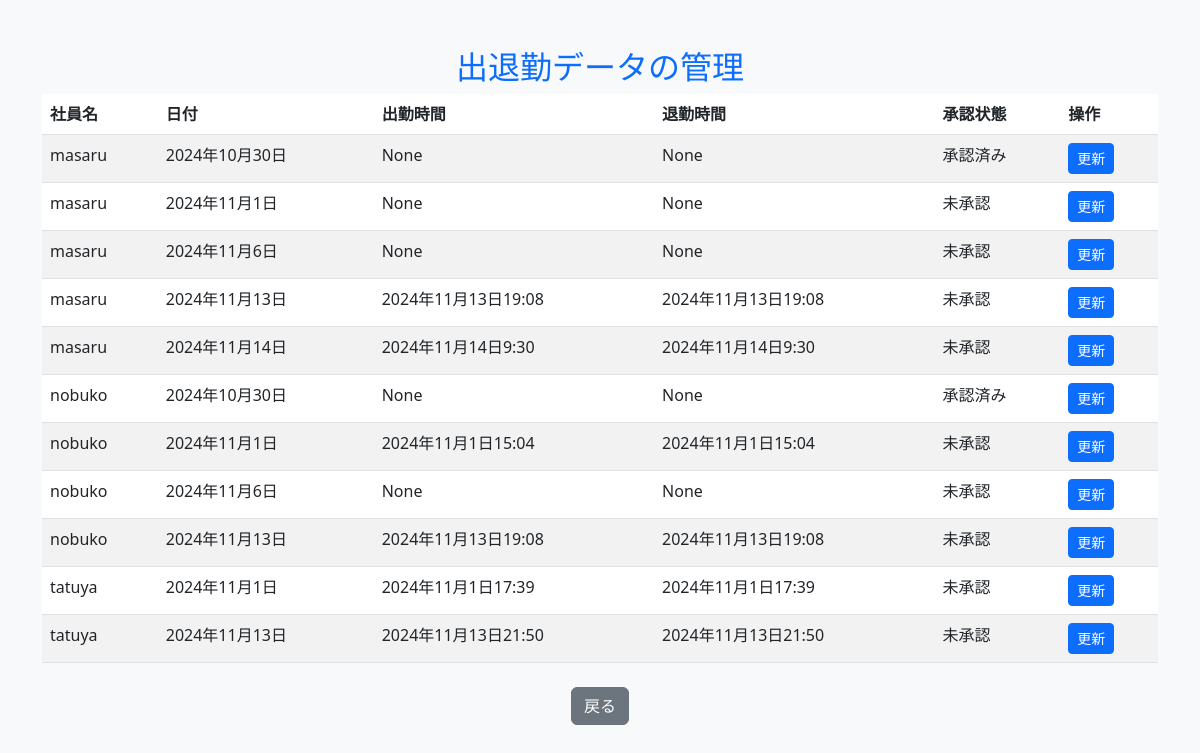
Before: /attendance/edit/2/ (signed in) with the older database file.
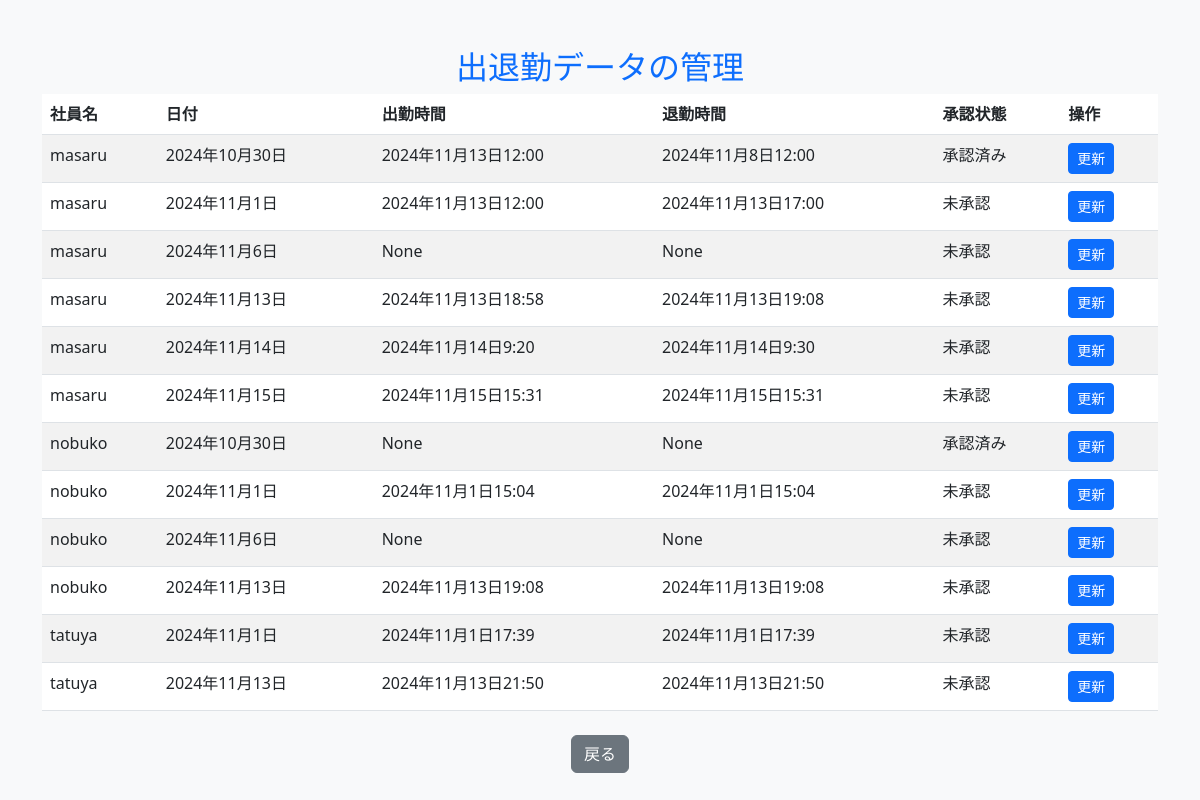
After: the same page with the newer database file.
### attendance_system/models.py (models this page shows, shortened)
class Attendance(models.Model):
    user = models.ForeignKey(User, on_delete=models.CASCADE)
    check_in = models.DateTimeField(null=True, blank=True)  # 出勤時間
    check_out = models.DateTimeField(null=True, blank=True)  # 退勤時間
    date = models.DateField(default=timezone.now)  # 日付
    status = models.BooleanField(default=False)  # 勤務中か否か
    is_approved = models.BooleanField(default=False)  # 承認状態

### attendance_system/views.py (the view)
# urls.py: path('attendance/edit/<int:attendance_id>/', views.edit_attendance, name='edit_attendance'),
@login_required
def edit_attendance(request, attendance_id):
    user = request.user
    attendance = get_object_or_404(Attendance, id=attendance_id)
    manager_viewable_users = User.objects.exclude(groups__name='幹部クラス')
    attendances = Attendance.objects.filter(user__in=manager_viewable_users)
    if user.groups.filter(name='中間管理職').exists():
        if not attendance.user.groups.filter(name='幹部クラス').exists():
            if request.method == 'POST':
                form = AttendanceEditForm(request.POST, instance=attendance)
                if form.is_valid():
                    form.save()
                    messages.success(request, "出退勤データが更新されました。")
                    return redirect('attendance_approval')  # 編集後に管理画面にリダイレクト
            else:
                form = AttendanceEditForm(instance=attendance)
            return render(request, 'attendance_system/edit_attendance_manager.html', {
                'form': form,
                'attendance': attendance,
                'attendances': attendances,  # フィルタリングされた出退勤データ
            })
        else:
            messages.error(request, "幹部クラスの出退勤データは編集できません。")
            return redirect('attendance_approval')
    else:
        messages.error(request, "編集権限がありません。")
        return redirect('attendance_approval')

### attendance_system/templates/attendance_system/edit_attendance_manager.html (shortened to what this page needs)
<!DOCTYPE html>
<html lang="ja">
<head>
    <link href="https://cdn.jsdelivr.net/npm/bootstrap@5.3.0/dist/css/bootstrap.min.css" rel="stylesheet">
</head>
<body class="bg-light">
    <div class="container mt-5">
        <h2 class="text-center text-primary">出退勤データの管理</h2>
        <table class="table table-striped">
            <thead>
                <tr>
                    <th>社員名</th>
                    <th>日付</th>
                    <th>出勤時間</th>
                    <th>退勤時間</th>
                    <th>承認状態</th>
                    <th>操作</th>
                </tr>
            </thead>
            <tbody>
                {% for attendance in attendances %}
                <tr>
                    <td>{{ attendance.user.username }}</td>
                    <td>{{ attendance.date }}</td>
                    <td>{{ attendance.check_in }}</td>
                    <td>{{ attendance.check_out }}</td>
                    <td>{{ attendance.is_approved|yesno:"承認済み,未承認" }}</td>
                    <td>
                        <a href="{% url 'update_attendance' attendance.id %}" class="btn btn-sm btn-primary">更新</a>
                    </td>
                </tr>
                {% endfor %}
            </tbody>
        </table>
        <div class="text-center mt-4">
            <a href="{% url 'attendance' %}" class="btn btn-secondary">戻る</a>
        </div>
    </div>
</body>
</html>

Changed rows visible on the page:
changed Attendance (number 1 of 12 on the later page): check_in "None" → "2024年11月13日12:00"; check_out "None" → "2024年11月8日12:00"
changed Attendance (number 2 of 12 on the later page): check_in "None" → "2024年11月13日12:00"; check_out "None" → "2024年11月13日17:00"
changed Attendance (number 4 of 12 on the later page): check_in "2024年11月13日19:08" → "2024年11月13日18:58"
changed Attendance (number 5 of 12 on the later page): check_in "2024年11月14日9:30" → "2024年11月14日9:20"
added Attendance: user.username "masaru", date "2024年11月15日", check_in "2024年11月15日15:31", check_out "2024年11月15日15:31", is_approved "未承認"
